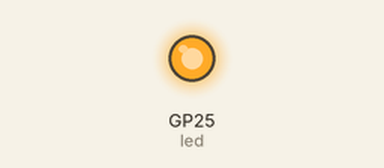
Simulated run of this program. Board: Raspberry Pi Pico running MicroPython. Parts: output pins drawn as LEDs (lit = HIGH). The clock reads 2024-03-15 10:24:30 at power-on unless the program sets it; values from a settings file that is not in the repository are placeholders; library files of the repository ran but are not shown: sds011.py, bmp280.py.

Above: at 0.1 s.
At 5.1 s:
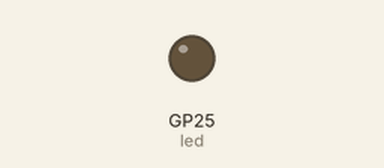
Timing chart, 0 to 6.6 s (numbered marks = the images above):
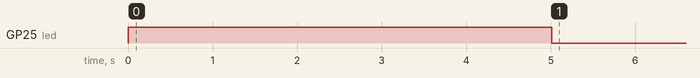

Measured:
- by itself, GP25 (led): LOW → HIGH at 0.00 s, → LOW 5.0 s later

The program:

test.py
```python
import env, src.lib.requests as requests, src.lib.logger as logger, src.lib.timew as timew, time, machine

led = machine.Pin('LED', machine.Pin.OUT)
led.off()

t = timew.Time(time=time)

# Configure Logger
logger = logger.config(enabled=env.settings['debug'], include=env.settings['logInclude'], exclude=env.settings['logExclude'], time=t)
log = logger(append='test')
log('The current time is %s' % t.human())

try:
    import src.app.main as app
    app.Main(env=env, requests=requests, logger=logger, time=t, updater=None)
except Exception as e:
	log('Failed to start main app:', e)
	pass
```

logger.py
```python
import re
import io

def config(time=None, enabled=False, include=None, exclude=None):
  logger = Logger(time=time, enabled=enabled, include=include, exclude=exclude)

  def log(*args, append=None, existing='', name=''):
    if append:
      existing = existing + ':' + append
      return lambda *args, append=None, name='': log(*args, name=name, append=append, existing=existing)

    name = (existing + ':' + name).lstrip(':').rstrip(':')
    return logger(*args, name=name)

  return log

class Logger:
  def __init__(self, time=None, enabled=False, include=None, exclude=None):
    self.print = print
    self.time = time
    self.enabled = enabled
    self.include = list(map(re.compile, include))
    self.exclude = list(map(re.compile, exclude))

  def __call__(self, *args, name=''):
    if not self.enabled:
      return

    included = False
    excluded = False
    for include in self.include:
      if include.search(name):
        included = True
    for exclude in self.exclude:
      if exclude.search(name):
        excluded = True

    if not included and not excluded:
      return
    elif not included and excluded:
      return
    elif included and not excluded:
      pass
    elif included and excluded:
      return

    statement = []
    for arg in args:
      statement.append('%s' % arg)

    statement = "[%s][%s] %s" % (self.time.dateTimeIso(), name, ' '.join(statement))
    self.print(statement)
    return statement
```

timew.py
```python
days = ['Mon', 'Tue', 'Wed', 'Thu', 'Fri', 'Sat', 'Sun']
months = ['Jan', 'Feb', 'Mar', 'Apr', 'May', 'Jun', 'Jul', 'Aug', 'Sep', 'Oct', 'Nov', 'Dec']

class Time:
  def __init__(self, time=None):
    self._time = time

  def time(self):
    return self._time.time()

  def sleep(self, n):
    return self._time.sleep(n)

  def localtime(self):
    return self._time.localtime()

  def dateTimeIso(self):
    t = self._time.localtime()
    return "%d-%02d-%02dT%02d:%02d:%02dZ" % (t[0], t[1], t[2], t[3], t[4], t[5])

  def human(self):
    t = self._time.localtime()
    return "%s, %d %s %d %02d:%02d:%02d UTC" % (days[t[6]], t[2], months[t[1]-1], t[0], t[3], t[4], t[5])

  def sleep_us(self, n):
    return self._time.sleep_us(n)
```

main.py
```python
import json, machine, urequests, json, gc, asyncio
from machine import Pin
import src.app.lib.sds011 as lib_sds011, src.app.lib.bmp280 as lib_bmp280, dht as lib_dht22

class Main:
	def __init__(self, env, requests, logger, time, updater):
		# Setting global variables
		self.env = env
		self.requests = requests
		self.time = time
		self.updater = updater

		# Setting up logger
		self.log = logger(append='weatherstation')
		self.log('The current time is %s' % self.time.human())


		self.led = machine.Pin('LED', machine.Pin.OUT)
		self.led.on()

		gc.enable()

		# Setting up sensors and starting main loop
		self.setup()
		self.start()

	def setup(self):
		#blink = asyncio.create_task(blink(self.led, 1))
		setup_log = self.log(append='setup')
		setup_log('Setting up sensors...')

		# Setup of SDS011 sensor (dust sensor)
		log = setup_log(append='sds011')
		try:
			log('Setting up SDS011...')
			self.sds011 = lib_sds011.SDS011(machine.UART(1, baudrate=9600, tx=8, rx=9))
			self.sds011.sleep()
			log('SDS011 setup complete.')
		except Exception as e:
			log('Failed to setup SDS011:', e)
			self.sds011 = None

		# Setup of BMP280 sensor (temperature and pressure sensor)
		log = setup_log(append='bmp280')
		try:
			log('Setting up BMP280...')
			self.bmp280 = lib_bmp280.BMP280(machine.I2C(0, scl=21, sda=20))

			self.bmp280.use_case(lib_bmp280.BMP280_CASE_WEATHER)
			self.bmp280.oversample(lib_bmp280.BMP280_OS_HIGH)

			self.bmp280.temp_os = lib_bmp280.BMP280_TEMP_OS_8
			self.bmp280.press_os = lib_bmp280.BMP280_PRES_OS_4

			self.bmp280.standby = lib_bmp280.BMP280_STANDBY_250
			self.bmp280.iir = lib_bmp280.BMP280_IIR_FILTER_2
			self.bmp280.spi3w = lib_bmp280.BMP280_SPI3W_ON

			self.bmp280.sleep()
			log('BMP280 setup complete.')
		except Exception as e:
			log('Failed to setup BMP280:', e)
			self.bmp280 = None

		# Setup of DHT22 sensor (humidity and temperature sensor)
		log = setup_log(append='dht22')
		try:
			log('Setting up DHT22...')
			self.dht22 = lib_dht22.DHT22(Pin(15, Pin.IN, Pin.PULL_UP))
			log('DHT22 setup complete.')
		except Exception as e:
			log('Failed to setup DHT22:', e)
			self.dht22 = None

		self.time.sleep(5)
		#blink.cancel()
		self.led.on()
		setup_log('Sensor setup complete')

	def start(self):
		log = self.log(append='loop')
		log('Starting main loop...')
		loop = self.env.settings['onlyRunOnce'] != 'True'
		runs = 0

		if not loop:
			log('[WARN] The program will only run once due to onlyRunOnce being set to True.')

		while True:
			if loop:
				# Wait for the next 15 minute interval
				(year, month, day, hour, minute, second, wday, yday) = self.time.localtime()
				wait_time = ((minute // 15 + 1) * 15 - minute) * 60 - second
				log('Waiting %s seconds...' %wait_time)
				self.led.off()

				# Wait until 30 seconds before the next 15 minute interval to wake up sensors
				if wait_time > 30:
					self.time.sleep(wait_time - 30)
				else:
					self.time.sleep(wait_time)

			log('Waking up sensors...')
			self.led.on()
			try:
				self.sds011.wake()
			except Exception as e:
				log('Failed to wake up SDS011: ', e)
			try:
				self.bmp280.force_measure()
			except Exception as e:
				log('Failed to wake up BMP280: ', e)

			if loop:
				self.time.sleep(30)
			else:
				self.time.sleep(10)

			#blink = asyncio.create_task(blink(self.led, 0.5))

			# Reading sensor data
			data = self.read()

			# Upload data to server
			self.upload(data)

			#blink.cancel()
			self.led.on()

			# Sleeping sensors
			log('Sleeping sensors...')
			try:
				self.sds011.sleep()
			except Exception as e:
				log('Failed to sleep SDS011: ', e)
			try:
				self.bmp280.sleep()
			except Exception as e:
				log('Failed to sleep BMP280: ', e)

			# Collecting garbage
			gc.collect()

			runs += 1
			log('Run %s complete' % runs)

			# Rebooting every 6 hours
			if runs >= 24: # 24 runs / 15 minutes = 6 hours
				log('Ran 24 times, rebooting...')
				machine.reset()
				break

			# Checking for updates
			if self.updater is not None:
				self.updater.checkForUpdate()

			# Break loop if onlyRunOnce is set to True
			if not loop:
				self.led.off()
				log('Exiting...')
				break

	def read(self):
		read_log = self.log(append='read')
		read_log('Reading sensor data...')
		data = {
			'timestamp': str(round(self.time.time())),
		}

		if self.sds011 is not None:
			log = read_log(append='sds011')
			log('-- SDS011 Sensor --')
			# Returns NOK if no measurement found in reasonable time
			log('Reading data...')
			status = self.sds011.read()
			# Returns NOK if checksum failed
			pkt_status = self.sds011.packet_status
			# Stop fan
			log('Data read, sleep sensor...')
			self.sds011.sleep()

			if status == False:
				log('Measurement failed.')
			elif pkt_status == False:
				log('Received corrupted data.')
			else:
				data['air_particle_pm25'] = self.sds011.pm25
				data['air_particle_pm10'] = self.sds011.pm10
				log('PM2.5: %s' % data['air_particle_pm25'])
				log('PM10: %s' % data['air_particle_pm10'])

		if self.bmp280 is not None:
			log = read_log(append='bmp280')
			log('-- BMP280 Sensor --')
			log('Reading data...')
			data['temperature'] = self.bmp280.temperature
			data['air_pressure'] = self.bmp280.pressure / 100

			log('Data read, sleep sensor...')
			self.bmp280.sleep()

			log('Temperature: %s C' % data['temperature'])
			log('Pressure: %s hPa' % data['air_pressure'])

		if self.dht22 is not None:
			log = read_log(append='dht22')
			log('-- DHT22 Sensor --')
			self.dht22.measure()
			try:
				data['humidity'] = self.dht22.humidity()
				data['temperature'] = self.dht22.temperature()
				log('Temperature: %s C' % data['temperature'])
				log('Humidity: %s %%' % data['humidity'])
			except Exception as e:
				log('Measurement failed.', e)

		read_log('Finished reading sensor data.')
		return data

	def upload(self, data):
		log = self.log(append='upload')
		log('Uploading data...')
		log('Data:', data)

		headers = {
			'Content-Type': 'application/json',
            'Authorization': self.env.settings['accessToken']
        }

		res = urequests.post(self.env.settings['serverURL'] + '/v2/stations/' + str(self.env.settings['stationId']), data = json.dumps(data), headers = headers)
		log('Upload completed with status code %s!' %res.status_code)
		log('Response from server: ' + res.text)
		res.close()

async def blink(led, delay):
	while True:
		led.on()
		await asyncio.sleep(delay)
		led.off()
		await asyncio.sleep(delay)
```
